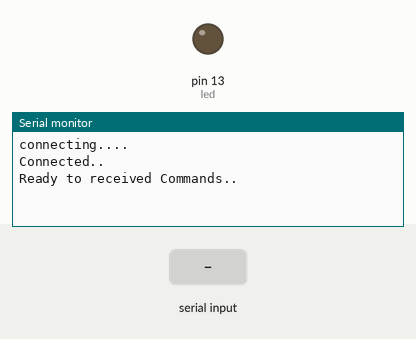
This sketch was run on a simulated Arduino Uno, built with avr-gcc and run on an emulated ATmega328P. On the bench: output pins drawn as LEDs (lit = HIGH), the last lines printed to the serial monitor. The inputs (shaded band) are chosen by the test bench. The modem accepts every AT command (registered, SIM ready, sends succeed) and sends nothing else.

Above: at 4.2 s.
4.3 s: "OK\n" received over the second serial link
At 5.3 s:
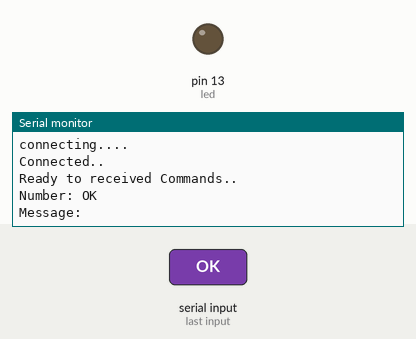
5.9 s: "ON\n" received over the second serial link
At 6.5 s:
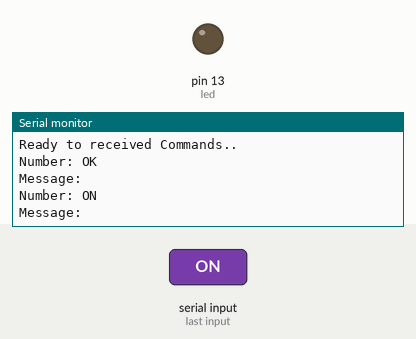
7.5 s: "OFF\n" received over the second serial link
At 9.0 s:
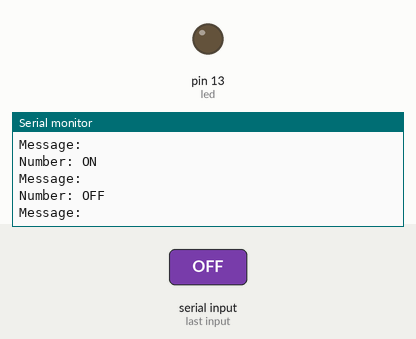

Measured:
- after the input at 4.3 s, the serial monitor: prints a new line after 0.11 s (image 1)
- after the input at 5.9 s, the serial monitor: prints a new line after 0.11 s (image 2)
- after the input at 7.5 s, the serial monitor: prints a new line after 0.11 s (image 3)

The sketch:

GSMmessageBasd_LED.ino
```cpp
/* This code is to Controll a LED using Messaging
 *
 *  Insert a Sim on GSM800l Module power a 4V 2A Powersupply
 *  and begin with following connections
 *
 *  Module Connections
 *
 *  GSM 800l--------Arduino
 *   TX >>-------->> RX 10
 *   RX >>-------->> TX 11
 *   Gnd ----------- Gnd
 *
 *  LED --- D13 pin of Arduino
 *
 * On a Phone text ON / OFF to the Sim inserted to Module
 * The LED will React to the commeands
 *
 * Author :Siddharth Kharvi
 * Created Date :11/07/2019
 * Updated Date :28/07/2019
 *
 */
#include <SoftwareSerial.h> //include libraries
SoftwareSerial mySerial(10,11); // 10RX 11TX

char incomingByte;
String incomingData;
bool atCommand = true;
int led = 13;              //LED will be Conected to pin no 13

int index = 0;
String number = "";
String message = "";


void setup()
{
    Serial.begin(9600);
    mySerial.begin(9600);
    pinMode(led, OUTPUT);


    while(!mySerial.available()){
      mySerial.println("AT");
      delay(1000);
      Serial.println("connecting....");
    }

    Serial.println("Connected..");
    mySerial.println("AT+CMGF=1");  //Set SMS Text Mode
    delay(1000);
    mySerial.println("AT+CNMI=1,2,0,0,0");  //procedure, how to receive messages from the network
    delay(1000);
    mySerial.println("AT+CMGL=\"REC UNREAD\""); // Read unread messages
    Serial.println("Ready to received Commands..");
 }

void loop()
{
  if(mySerial.available()){
      delay(100);

      // Serial buffer
      while(mySerial.available()){
        incomingByte = mySerial.read();    ///Get Incomming Data
        incomingData += incomingByte;
       }

        delay(10);
        if(atCommand == false){
          receivedMessage(incomingData);
        }else{
          atCommand = false;

        }

        //ete messages to save memory
        if (incomingData.indexOf("OK") == -1){
          mySerial.println("AT+CMGDA=\"DEL ALL\"");
          delay(1000);
          atCommand = true;
        }

        incomingData = "";
  }
}

void receivedMessage(String inputString){

  //Get The number of the sender
  index = inputString.indexOf('"')+1;
  inputString = inputString.substring(index);
  index = inputString.indexOf('"');
  number = inputString.substring(0,index);
  Serial.println("Number: " + number);

  //Get The Message of the sender
  index = inputString.indexOf("\n")+1;
  message = inputString.substring(index);
  message.trim();
  Serial.println("Message: " + message);

  message.toUpperCase(); // uppercase the message received

  //turn LED ON or OFF
  if (message.indexOf("ON") > -1){
      digitalWrite(led, HIGH);
      Serial.println("Command: LED Turn On.");
   }

  if (message.indexOf("OFF") > -1){
        digitalWrite(led, LOW);
        Serial.println("Command: LED Turn Off.");
   }

   delay(50);
  }
```
